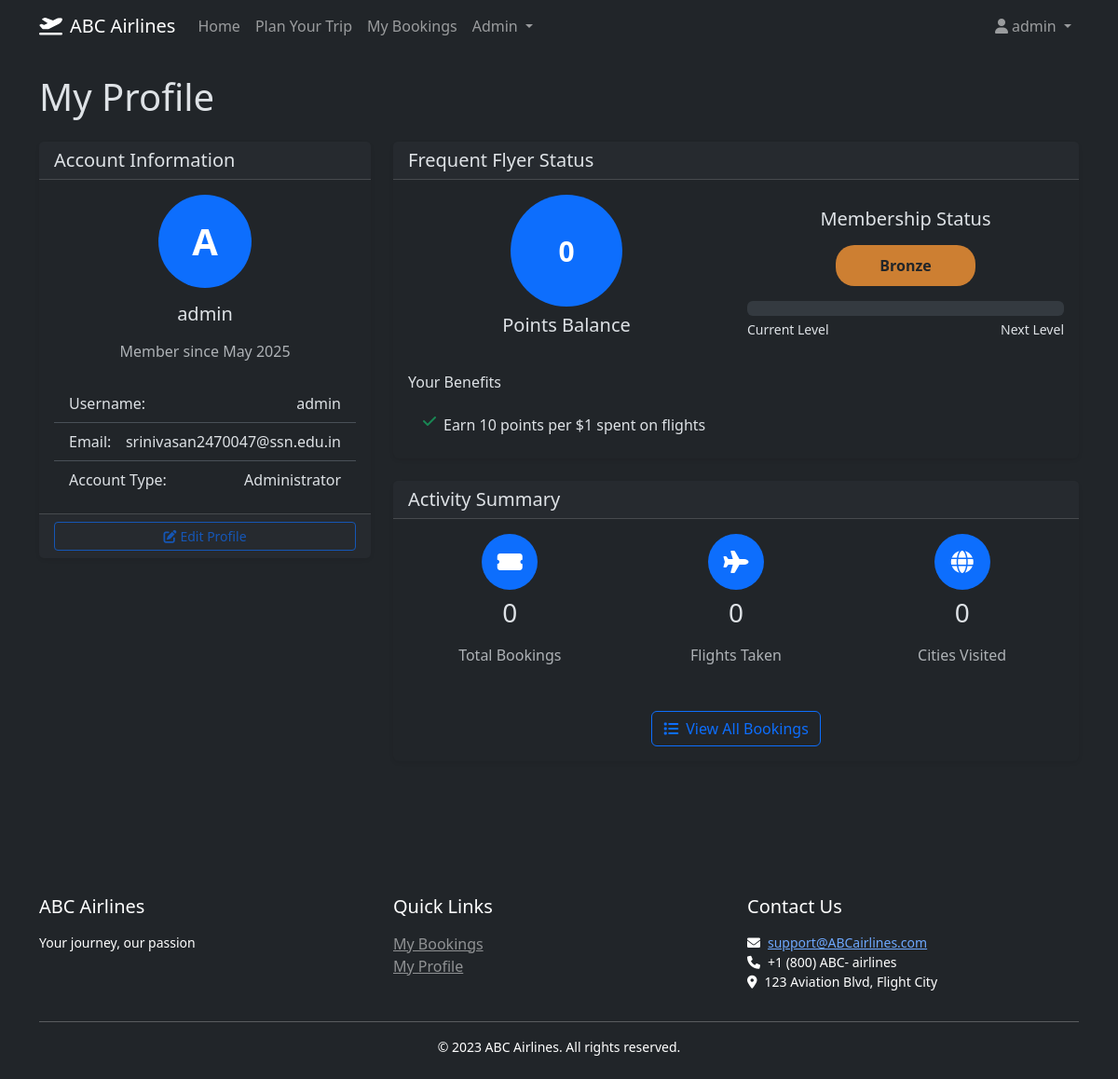
The page /profile (signed in) on the database as committed earlier.
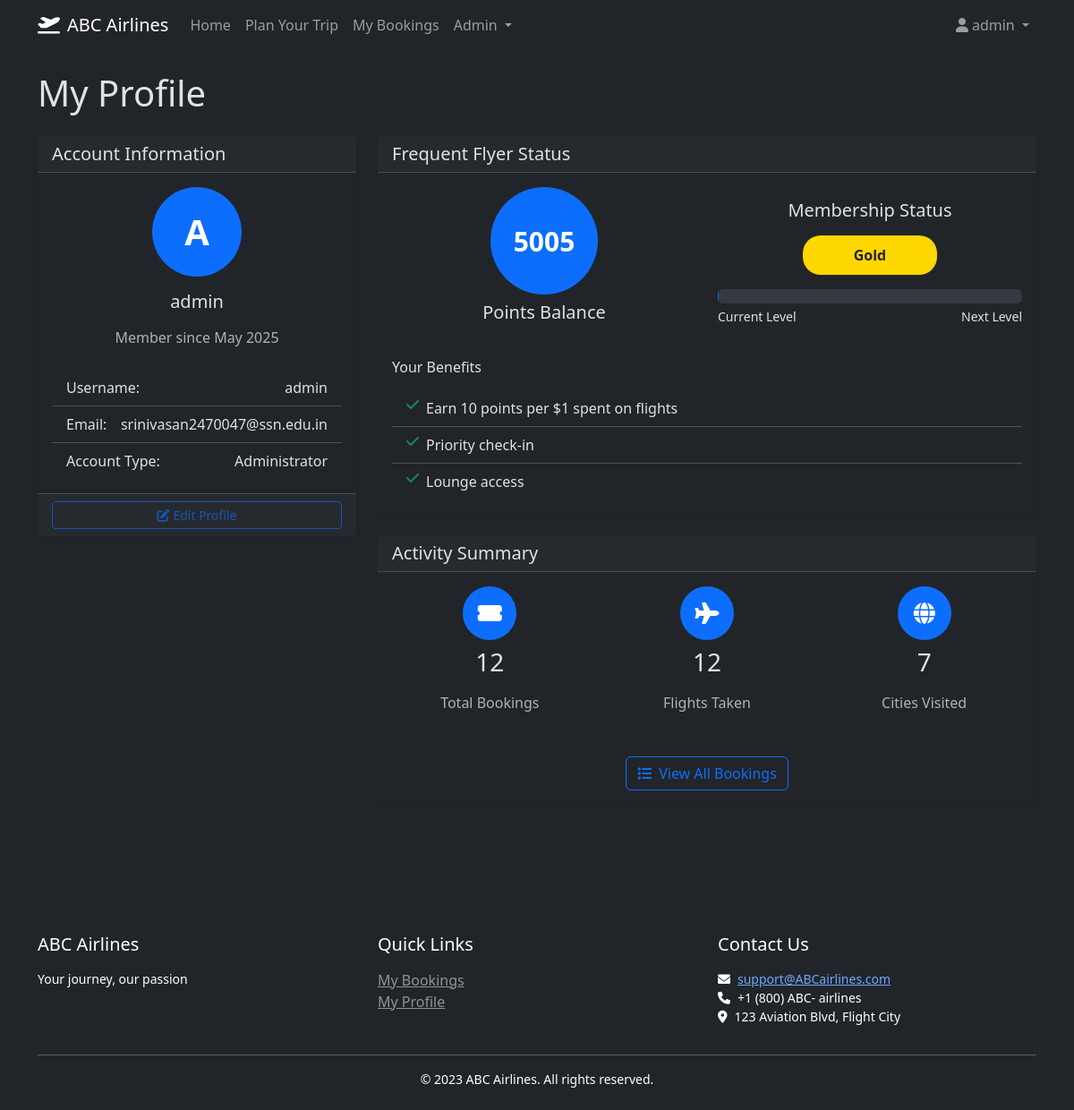
The same page on the database as committed later.
### models.py (models this page shows, shortened)
class User(UserMixin, db.Model):
    __tablename__ = 'users'
    id = db.Column(db.Integer, primary_key=True)
    username = db.Column(db.String(80), unique=True, nullable=False)
    email = db.Column(db.String(120), unique=True, nullable=False)
    password_hash = db.Column(db.String(128), nullable=False)
    is_admin = db.Column(db.Boolean, default=False)
    frequent_flyer_points = db.Column(db.Integer, default=0)
    created_at = db.Column(db.DateTime, nullable=False, default=datetime.utcnow)  # Add created_at
    bookings = db.relationship('Booking', backref='user', lazy=True)

### routes.py (the view)
@app.route('/profile')
@login_required
def profile():
    user = data.get_user_by_id(current_user.id)
    bookings_count = len(data.get_user_bookings(current_user.id))
    return render_template('user_profile.html', user=user, bookings_count=bookings_count)

### app.py (called while the page is built)
@login_manager.user_loader
def load_user(user_id):
    from models import User
    return User.query.get(int(user_id))

### data.py (called while the page is built)
def get_user_by_id(user_id):
    return User.query.get(user_id)

def get_user_bookings(user_id):
    return Booking.query.filter_by(user_id=user_id).all()

### routes.py (called while the page is built)
@app.context_processor
def utility_processor():
    return {
        'format_datetime': format_datetime,
        'format_date': format_date,
        'format_time': format_time,
        'format_price': format_price
    }

### templates/user_profile.html (shortened to what the changed rows need)
{% extends "base.html" %}
{% block content %}
<div class="mb-4">
    <h1 class="mb-4">My Profile</h1>
    <div class="row">
        <div class="col-md-4 mb-4">
            <div class="card">
                <div class="card-body">
                    <div class="text-center mb-4">
                        <div class="avatar-circle mb-3">
                            <span class="initials">{{ user.username[0].upper() }}</span>
                        </div>
                        <h5>{{ user.username }}</h5>
                        <p class="text-muted">Member since {{ user.created_at.strftime('%b %Y') }}</p>
                    </div>
                    <ul class="list-group list-group-flush">
                        <li class="list-group-item d-flex justify-content-between">
                            <span>Username:</span>
                            <span>{{ user.username }}</span>
                        </li>
                        <li class="list-group-item d-flex justify-content-between">
                            <span>Email:</span>
                            <span>{{ user.email }}</span>
                        </li>
                        <li class="list-group-item d-flex justify-content-between">
                            <span>Account Type:</span>
                            <span>{{ 'Administrator' if user.is_admin else 'Standard User' }}</span>
                        </li>
                    </ul>
                </div>
            </div>
        </div>
        <div class="col-md-8">
            <div class="card mb-4">
                <div class="card-body">
                    <div class="row align-items-center">
                        <div class="col-md-6">
                            <div class="text-center mb-3">
                                <div class="points-circle">
                                    <span class="points-value">{{ user.frequent_flyer_points }}</span>
                                </div>
                            </div>
                        </div>
                        <div class="col-md-6">
                            <div class="loyalty-status">
                                {% set status = "Bronze" if user.frequent_flyer_points < 1000 else
                                                "Silver" if user.frequent_flyer_points < 5000 else
                                                "Gold" if user.frequent_flyer_points < 10000 else "Platinum" %}
                                {% set status_color = "#CD7F32" if status == "Bronze" else
                                                      "#C0C0C0" if status == "Silver" else
                                                      "#FFD700" if status == "Gold" else "#E5E4E2" %}
                                <h5 class="text-center mb-3">Membership Status</h5>
                                <div class="status-badge" style="background-color: {{ status_color }}">
                                    {{ status }}
                                </div>
                                <div class="progress mt-3">
                                    {% set progress = (user.frequent_flyer_points % 5000) / 50 if user.frequent_flyer_points < 10000 else 100 %}
                                </div>
                                <div class="d-flex justify-content-between mt-1">
                                    <small>Current Level</small>
                                    <small>Next Level</small>
                                </div>
                            </div>
                        </div>
                    </div>
                    <div class="benefits mt-4">
                        <ul class="list-group list-group-flush">
                            {% if user.frequent_flyer_points >= 1000 %}
                            <li class="list-group-item d-flex">
                                <i class="fas fa-check text-success me-2"></i>
                                <div>Priority check-in</div>
                            </li>
                            {% endif %}
                            {% if user.frequent_flyer_points >= 5000 %}
                            <li class="list-group-item d-flex">
                                <i class="fas fa-check text-success me-2"></i>
                                <div>Lounge access</div>
                            </li>
                            {% endif %}
                        </ul>
                    </div>
                </div>
            </div>
            <div class="card">
                <div class="card-body">
                    <div class="row text-center">
                        <div class="col-md-4 mb-3">
                            <div class="stats-circle mb-2">
                                <i class="fas fa-ticket-alt"></i>
                            </div>
                            <h3>{{ bookings_count }}</h3>
                            <p class="text-muted">Total Bookings</p>
                        </div>
                        <div class="col-md-4 mb-3">
                            <div class="stats-circle mb-2">
                                <i class="fas fa-plane"></i>
                            </div>
                            <h3>{% if bookings_count > 0 %}{{ bookings_count }}{% else %}0{% endif %}</h3>
                            <p class="text-muted">Flights Taken</p>
                        </div>
                        <div class="col-md-4 mb-3">
                            <div class="stats-circle mb-2">
                                <i class="fas fa-globe"></i>
                            </div>
                            <h3>{% if bookings_count > 0 %}{{ bookings_count // 2 + 1 }}{% else %}0{% endif %}</h3>
                            <p class="text-muted">Cities Visited</p>
                        </div>
                    </div>
                </div>
            </div>
        </div>
    </div>
</div>
{% endblock %}

### templates/base.html (shortened to what this page needs)
<!DOCTYPE html>
<html lang="en" data-bs-theme="dark">
<head>
    <link rel="stylesheet" href="https://cdn.jsdelivr.net/npm/bootstrap@5.3.3/dist/css/bootstrap.min.css">
    <link rel="stylesheet" href="https://cdnjs.cloudflare.com/ajax/libs/font-awesome/6.0.0/css/all.min.css">
    <link rel="stylesheet" href="{{ url_for('static', filename='css/custom.css') }}">
</head>
<body>
    <nav class="navbar navbar-expand-lg navbar-dark bg-dark mb-4">
        <div class="container">
            <a class="navbar-brand" href="{{ url_for('index') }}">
                <i class="fas fa-plane-departure me-2"></i>ABC Airlines
            </a>
            <div class="collapse navbar-collapse" id="navbarNav">
                <ul class="navbar-nav me-auto">
                    <li class="nav-item">
                        <a class="nav-link" href="{{ url_for('index') }}">Home</a>
                    </li>
                    <li class="nav-item">
                        <button class="btn btn-link nav-link" data-bs-toggle="modal" data-bs-target="#travelModal">Plan Your Trip</button>
                    </li>
                    {% if current_user.is_authenticated %}
                    <li class="nav-item">
                        <a class="nav-link" href="{{ url_for('my_bookings') }}">My Bookings</a>
                    </li>
                    {% endif %}
                    {% if current_user.is_authenticated and current_user.is_admin %}
                    <li class="nav-item dropdown">
                        <a class="nav-link dropdown-toggle" href="#" id="adminDropdown" role="button" data-bs-toggle="dropdown">
                            Admin
                        </a>
                    </li>
                    {% endif %}
                </ul>
                <ul class="navbar-nav">
                    {% if current_user.is_authenticated %}
                    <li class="nav-item dropdown">
                        <a class="nav-link dropdown-toggle" href="#" id="userDropdown" role="button" data-bs-toggle="dropdown">
                            <i class="fas fa-user me-1"></i>{{ current_user.username }}
                        </a>
                    </li>
                    {% endif %}
                </ul>
            </div>
        </div>
    </nav>
    <main class="container pb-4">
        {% block content %}{% endblock %}
    </main>
    <footer class="bg-dark text-white mt-5 py-4">
        <div class="container">
            <div class="row">
                <div class="col-md-4">
                    <h5>ABC Airlines</h5>
                    <p class="small">Your journey, our passion</p>
                </div>
                <div class="col-md-4">
                    <h5>Quick Links</h5>
                    <ul class="list-unstyled">
                        {% if current_user.is_authenticated %}
                        <li><a href="{{ url_for('my_bookings') }}" class="text-white-50">My Bookings</a></li>
                        <li><a href="{{ url_for('profile') }}" class="text-white-50">My Profile</a></li>
                        {% else %}
                        <li><a href="{{ url_for('login') }}" class="text-white-50">Login</a></li>
                        <li><a href="{{ url_for('register') }}" class="text-white-50">Register</a></li>
                        {% endif %}
                    </ul>
                </div>
                <div class="col-md-4">
                    <h5>Contact Us</h5>
                    <p class="small">
                        <i class="fas fa-envelope me-2"></i><a href="mailto:support@ABCairlines.com">support@ABCairlines.com</a><br>
                        <i class="fas fa-phone me-2"></i>+1 (800) ABC- airlines<br>
                        <i class="fas fa-map-marker-alt me-2"></i>123 Aviation Blvd, Flight City
                    </p>
                </div>
            </div>
            <hr class="my-3">
            <div class="text-center">
                <p class="small mb-0">&copy; 2023 ABC Airlines. All rights reserved.</p>
            </div>
        </div>
    </footer>
</body>
</html>

Rows that differ between the two databases and show on the page:
changed User "admin": frequent_flyer_points "0" → "5005"
Other text that changed with them:
{{ status }}: "Bronze" → "Gold"
{{ bookings_count }}: "0" → "12"
{{ bookings_count }}: (not shown) → "12"
{{ bookings_count // 2 + 1 }}: (not shown) → "7"
text no longer shown: "0 0"
text now shown: "Priority check-in Lounge access"
